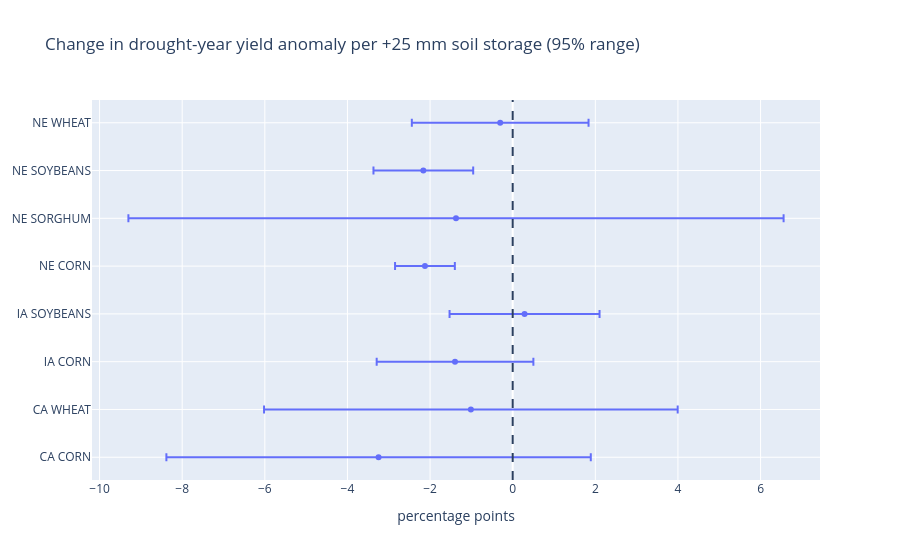

The notebook cell this image was saved under:
### Code cell
import plotly.graph_objects as go
effects["label"] = effects["state_alpha"] + " " + effects["crop"]
fig = go.Figure(go.Scatter(
    x=effects["effect_pp_per_25mm"], y=effects["label"], mode="markers",
    error_x=dict(type="data", symmetric=False,
                 array=effects["upper_95"] - effects["effect_pp_per_25mm"],
                 arrayminus=effects["effect_pp_per_25mm"] - effects["lower_95"])))
fig.add_vline(x=0, line_dash="dash")
fig.update_layout(title="Change in drought-year yield anomaly per +25 mm soil storage (95% range)",
                  xaxis_title="percentage points")
fig.show()

### Figure 1 — Plotly figure (JSON) as saved in the notebook; plotly's stock layout.template omitted (floating-point values rounded to 4 significant figures)
{"data": [{"error_x": {"array": [5.136, 5.006, 1.897, 1.815, 0.7237, 7.93, 1.207, 2.139], "arrayminus": [5.136, 5.006, 1.897, 1.815, 0.7237, 7.93, 1.207, 2.139], "symmetric": false, "type": "data"}, "mode": "markers", "type": "scatter", "x": [-3.246, -1.013, -1.396, 0.2871, -2.124, -1.372, -2.163, -0.3027], "y": ["CA CORN", "CA WHEAT", "IA CORN", "IA SOYBEANS", "NE CORN", "NE SORGHUM", "NE SOYBEANS", "NE WHEAT"]}], "layout": {"shapes": [{"line": {"dash": "dash"}, "type": "line", "x0": 0, "x1": 0, "xref": "x", "y0": 0, "y1": 1, "yref": "y domain"}], "title": {"text": "Change in drought-year yield anomaly per +25 mm soil storage (95% range)"}, "xaxis": {"title": {"text": "percentage points"}}}}
